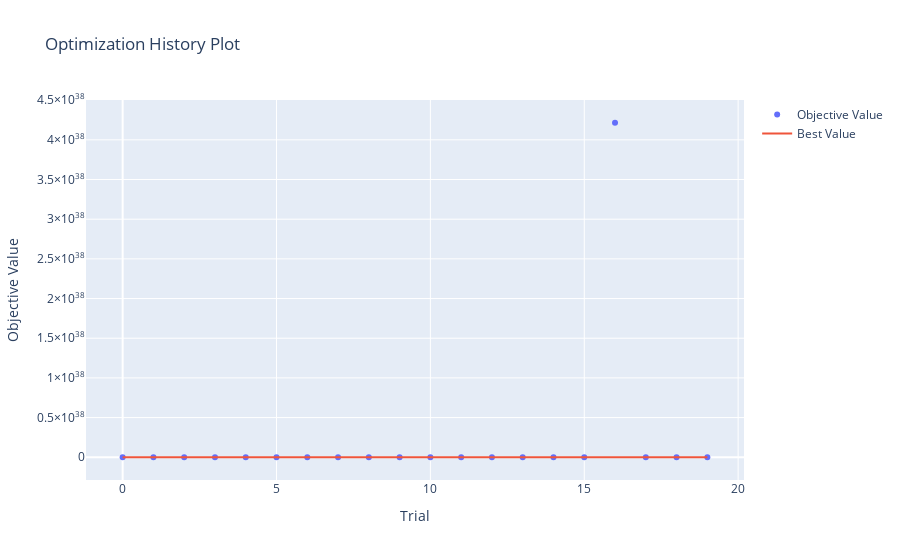

Notebook cell for this chart:
### Code cell
optuna.visualization.plot_optimization_history(find_parameter)

### Figure 1 — Plotly figure (JSON) as saved in the notebook; plotly's stock layout.template omitted (floating-point values rounded to 4 significant figures)
{"data": [{"mode": "markers", "name": "Objective Value", "type": "scatter", "x": [0, 1, 2, 3, 4, 5, 6, 7, 8, 9, 10, 11, 12, 13, 14, 15, 16, 17, 18, 19], "y": [19.52, 82.03, 96.78, 36.65, 18.24, 83.87, 14.71, 96.7, 24.76, 96.79, 35.31, 14.15, 13.5, 14.75, 24.86, 18.15, 4.215e+38, 15.28, 42.25, 14.7]}, {"mode": "lines", "name": "Best Value", "type": "scatter", "x": [0, 1, 2, 3, 4, 5, 6, 7, 8, 9, 10, 11, 12, 13, 14, 15, 16, 17, 18, 19], "y": [19.52, 19.52, 19.52, 19.52, 18.24, 18.24, 14.71, 14.71, 14.71, 14.71, 14.71, 14.15, 13.5, 13.5, 13.5, 13.5, 13.5, 13.5, 13.5, 13.5]}, {"marker": {"color": "#cccccc"}, "mode": "markers", "name": "Infeasible Trial", "showlegend": false, "type": "scatter", "x": [], "y": []}], "layout": {"title": {"text": "Optimization History Plot"}, "xaxis": {"title": {"text": "Trial"}}, "yaxis": {"title": {"text": "Objective Value"}}}}
